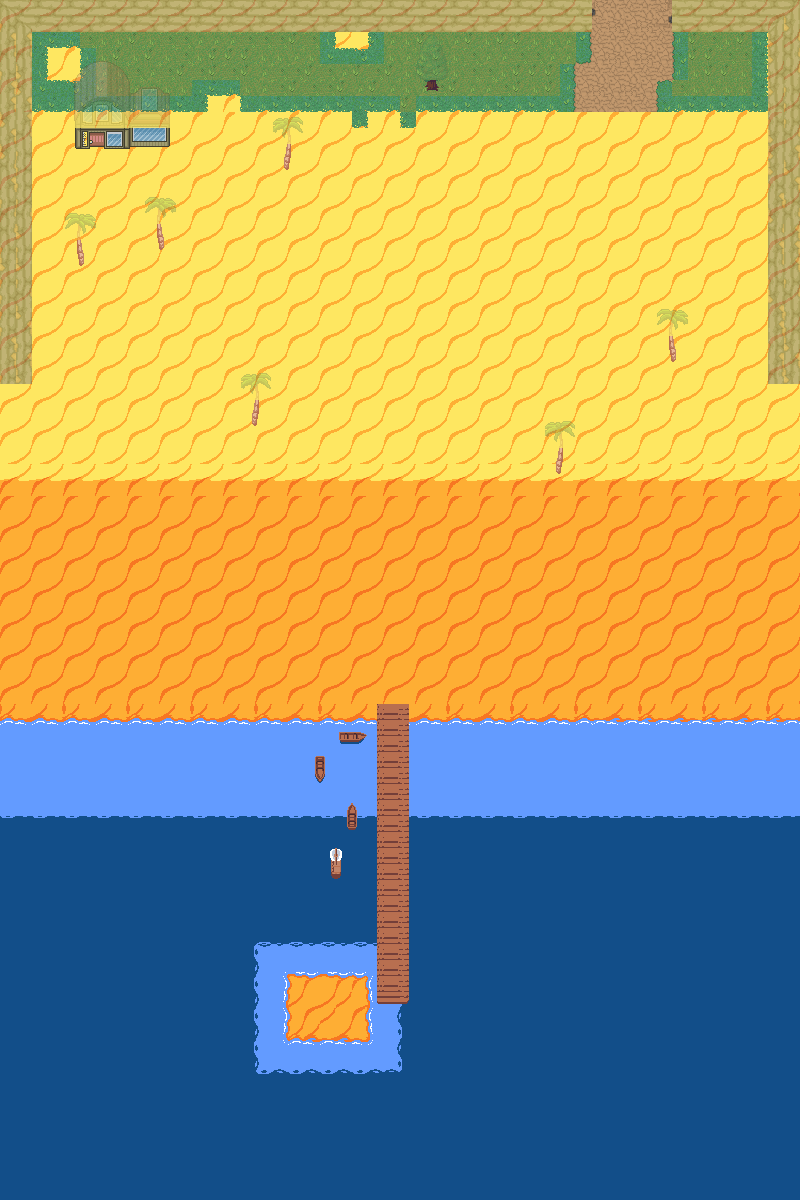

This game map was drawn from its Tiled (.tmx) file and the tilesets committed beside it. A one-line description and the trimmed map source follow:
An orthogonal 50x75 tile map with 16x16 px tiles, 7 tile layers (background, walls, water, path, ...), 4 tilesets and 35 objects (21x collision, enter_house5, enter_house_exit5, spawn_beach, switch_world, ...).

<map version="1.8" tiledversion="1.8.4" orientation="orthogonal" renderorder="right-down" width="50" height="75" tilewidth="16" tileheight="16" infinite="0" nextlayerid="13" nextobjectid="125">
 <tileset firstgid="1" source="nature.tsx" />
 <tileset firstgid="721" source="beachset.tsx" />
 <tileset firstgid="1369" source="house.tsx" />
 <tileset firstgid="2919" source="autumnset.tsx" />
 <layer id="1" name="background" width="50" height="75">
  <data>[3750 cells, 2520 non-empty, 71 distinct tile ids]</data>
 </layer>
 <layer id="5" name="walls" width="50" height="75" opacity="0.5">
  <data>[3750 cells, 178 non-empty, 14 distinct tile ids]</data>
 </layer>
 <layer id="4" name="water" width="50" height="75">
  <data>[3750 cells, 1480 non-empty, 62 distinct tile ids]</data>
 </layer>
 <layer id="8" name="path" width="50" height="75">
  <data>[3750 cells, 36 non-empty, 8 distinct tile ids]</data>
 </layer>
 <layer id="7" name="decorations" width="50" height="75">
  <data>[3750 cells, 99 non-empty, 32 distinct tile ids]</data>
 </layer>
 <layer id="12" name="house" width="50" height="75">
  <data>[3750 cells, 18 non-empty, 18 distinct tile ids]</data>
 </layer>
 <layer id="10" name="top" width="50" height="75" opacity="0.26">
  <data>[3750 cells, 61 non-empty, 45 distinct tile ids]</data>
 </layer>
 <objectgroup id="6" name="Objects">
  <object id="1" type="collision" x="0" y="0" width="32" height="384" />
  <object id="2" type="collision" x="32" y="0" width="560" height="32" />
  <object id="3" type="collision" x="672" y="0" width="96" height="32" />
  <object id="4" type="collision" x="768" y="0" width="32" height="384" />
  <object id="7" type="collision" x="0" y="720" width="377" height="256" />
  <object id="8" type="collision" x="409" y="720" width="391" height="80" />
  <object id="22" type="collision" x="74" y="120.7" width="96" height="28.25" />
  <object id="23" type="collision" x="425" y="80" width="14" height="11" />
  <object id="34" type="collision" x="280" y="145" width="14" height="25" />
  <object id="35" type="collision" x="666" y="337" width="14" height="25" />
  <object id="36" type="collision" x="552" y="449" width="14" height="25" />
  <object id="37" type="collision" x="248" y="401" width="14" height="25" />
  <object id="38" type="collision" x="154" y="225" width="14" height="25" />
  <object id="39" type="collision" x="74" y="241" width="14" height="25" />
  <object id="40" type="collision" x="768" y="384" width="32" height="336" />
  <object id="41" type="collision" x="0" y="384" width="32" height="336" />
  <object id="42" name="enter_house5" x="89" y="132" width="16" height="23.5" />
  <object id="44" type="collision" x="0" y="976" width="288" height="224" />
  <object id="45" type="collision" x="288" y="1040" width="512" height="160" />
  <object id="46" type="collision" x="409" y="976" width="391" height="64" />
  <object id="49" type="collision" x="409" y="800" width="391" height="176" />
  <object id="54" name="enter_house_exit5" x="76" y="138">
   <point />
  </object>
  <object id="55" type="collision" x="370" y="1004" width="39" height="35" />
 </objectgroup>
 <objectgroup id="11" name="NPCPaths">
  <object id="20" name="spawn_beach" x="608.25" y="64.25">
   <point />
  </object>
  <object id="21" name="switch_world" x="592" y="0" width="80" height="16" />
  <object id="114" name="faster_path1" x="192" y="144.041" width="16" height="16" />
  <object id="115" name="faster_path2" x="192" y="480.041" width="16" height="16" />
  <object id="116" name="faster_path3" x="512" y="480.041" width="16" height="16" />
  <object id="117" name="faster_path4" x="512" y="416.041" width="16" height="16" />
  <object id="118" name="faster_path5" x="624" y="416.041" width="16" height="16" />
  <object id="119" name="faster_path6" x="624" y="144.041" width="16" height="16" />
  <object id="120" name="umbra_path1" x="304" y="1024" width="16" height="16" />
  <object id="124" name="umbra_path2" x="352" y="1024" width="16" height="16" />
  <object id="121" name="umbra_path4" x="304" y="496" width="16" height="16" />
  <object id="123" name="umbra_path3" x="352" y="496" width="16" height="16" />
 </objectgroup>
</map>
